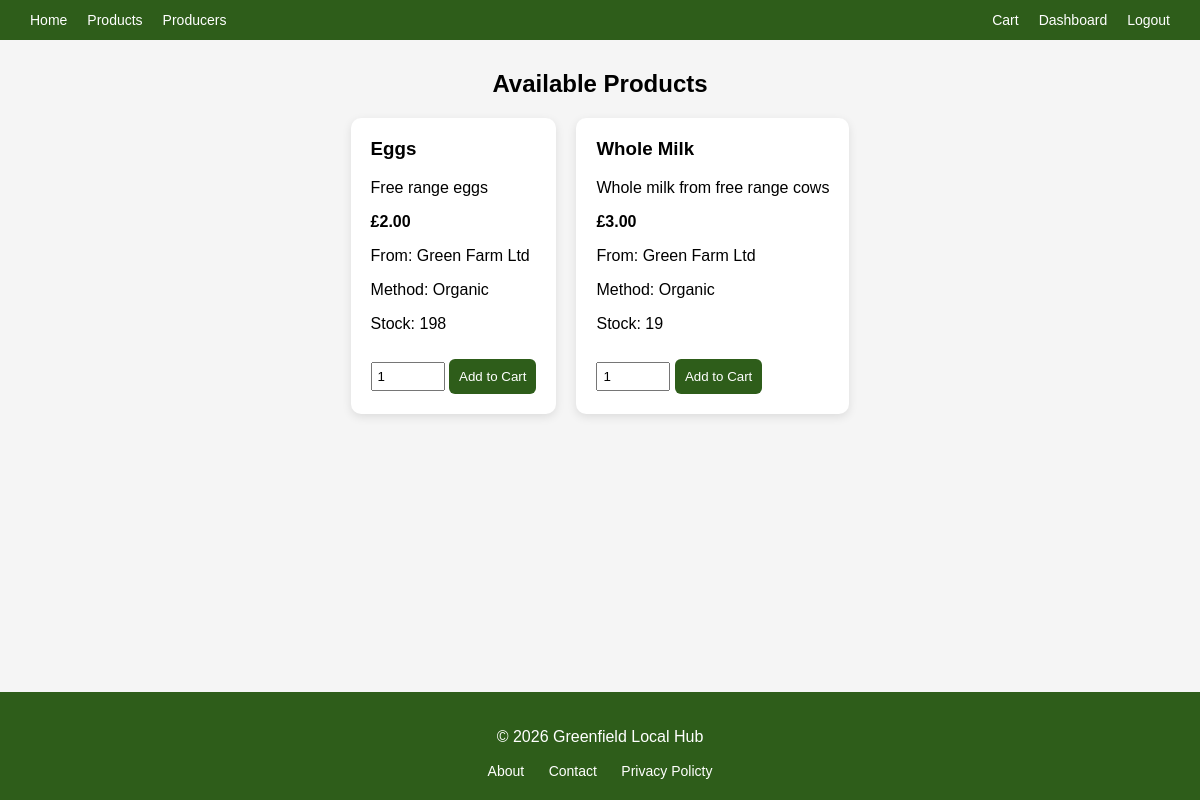
/products.php (signed in), run on the app's committed database.
### tables this page shows
CREATE TABLE `products` (
  `ProductID` int(11) NOT NULL,
  `Name` varchar(100) NOT NULL,
  `Description` text NOT NULL,
  `Price` decimal(5,2) NOT NULL,
  `StockLevel` int(11) NOT NULL,
  `ProducerID` int(11) DEFAULT NULL
);

CREATE TABLE `producers` (
  `ProducerID` int(11) NOT NULL,
  `Name` varchar(100) NOT NULL,
  `Location` varchar(100) NOT NULL,
  `FarmingMethod` varchar(100) NOT NULL,
  `Email` varchar(100) NOT NULL,
  `Password` varchar(255) NOT NULL
);

### products.php (the view, shortened to what this page needs)
<?php
include("db.php");
$stmt = $connect->prepare("
    SELECT Products.*, Producers.Name AS ProducerName, Producers.FarmingMethod
    FROM Products
    JOIN Producers ON Products.ProducerID = Producers.ProducerID
");
$stmt->execute();
$products = $stmt->get_result();
?>
<!DOCTYPE html>
<html>
<head>
    <link rel="stylesheet" href="css/navbar.css">
    <link rel="stylesheet" href="css/footer.css">
    <link rel="stylesheet" href="css/products.css">
</head>
<body>
<?php include("navbar.php"); ?>
<div class="main-content">
    <div class="products-wrapper">
        <h2>Available Products</h2>
        <div class="products-container">
            <?php while ($row = $products->fetch_assoc()) { ?>
                <div class="product-card">
                    <h3><?php echo $row["Name"]; ?></h3>
                    <p><?php echo $row["Description"]; ?></p>
                    <p><strong>£<?php echo $row["Price"]; ?></strong></p>
                    <p>From: <?php echo $row["ProducerName"]; ?></p>
                    <p>Method: <?php echo $row["FarmingMethod"]; ?></p>
                    <?php if ($row["StockLevel"] > 0) { ?>
                        <p>Stock: <?php echo $row["StockLevel"]; ?></p>
                    <?php } else { ?>
                        <p style="color:red;"><strong>Out of Stock</strong></p>
                    <?php } ?>
                    <form method="POST">
                        <?php if ($row["StockLevel"] > 0) { ?>
                            <input type="number" name="quantity" value="1" min="1" max="<?php echo $row["StockLevel"]; ?>">
                            <button type="submit">Add to Cart</button>
                        <?php } else { ?>
                            <button type="button" disabled style="background: grey;">
                                Out of Stock
                            </button>
                        <?php } ?>
                    </form>
                </div>
            <?php } ?>
        </div>
    </div>
</div>
<?php include("footer.php"); ?>
</body>
</html>

### css/navbar.css (style rules this page uses)
html, body { height: 100%; margin: 0; }
body { display: flex; flex-direction: column; min-height: 100vh; }
.main-content { flex: 1; }

### css/products.css (style rules this page uses)
body { font-family: Arial; background: #f5f5f5; margin: 0; }
.products-container { display: flex; justify-content: center; flex-wrap: wrap; gap: 20px; }
h2 { text-align: center; margin-bottom: 20px; }
.products-wrapper { max-width: 1000px; margin: 30px auto; text-align: center; }
.product-card { background: white; padding: 20px; margin-bottom: 15px; text-align: left; border-radius: 10px; box-shadow: 0 3px 10px rgba(0,0,0,0.1); }
.product-card h3 { margin-top: 0; }
button { margin-top: 10px; padding: 10px; background: #2e5d1a; color: white; border: none; border-radius: 6px; cursor: pointer; }
input[type="number"] { width: 60px; padding: 5px; margin-top: 10px; }

### data on the page
products: Name "Eggs", Description "Free range eggs", Price "2.00", ProducerID.Name "Green Farm Ltd", ProducerID.FarmingMethod "Organic", StockLevel "198"
products: Name "Whole Milk", Description "Whole milk from free range cows", Price "3.00", ProducerID.Name "Green Farm Ltd", ProducerID.FarmingMethod "Organic", StockLevel "19"
